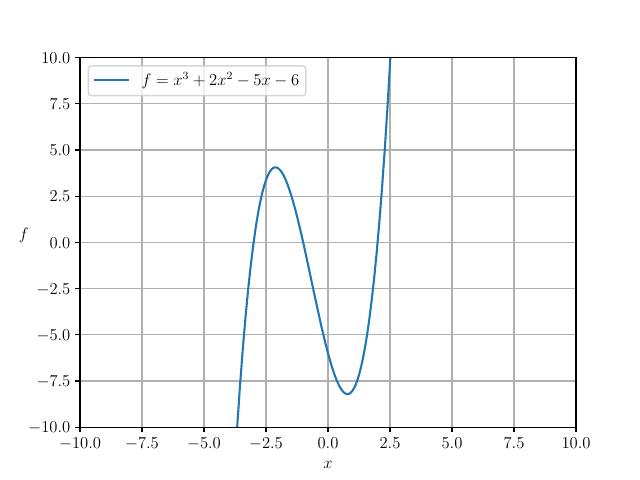

Write Python code to recreate this figure.
import numpy
from matplotlib import pyplot

from function import Function


pyplot.rcParams["text.usetex"] = True
pyplot.rcParams["font.size"] = 12


def plot(f:Function, xlim:tuple[int], ylim:tuple[int], save_path:str, n=10**7) -> None:
    x = numpy.linspace(*xlim, n)
    pyplot.plot(x, f(x), label=str(f))
    
    pyplot.xlim(xlim)
    pyplot.ylim(ylim)
    
    pyplot.xlabel('$x$')
    pyplot.ylabel('$f$', rotation=0)
    
    pyplot.grid()
    pyplot.legend()
    pyplot.savefig(save_path)


if __name__ == '__main__':
    f = Function()
    plot(f, xlim=(-10, 10), ylim=(-10, 10), save_path='a.pdf')
